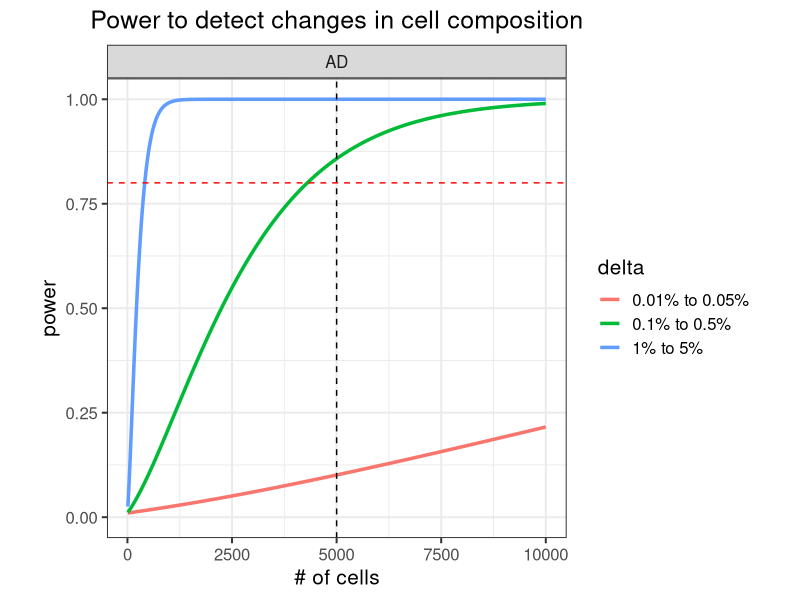
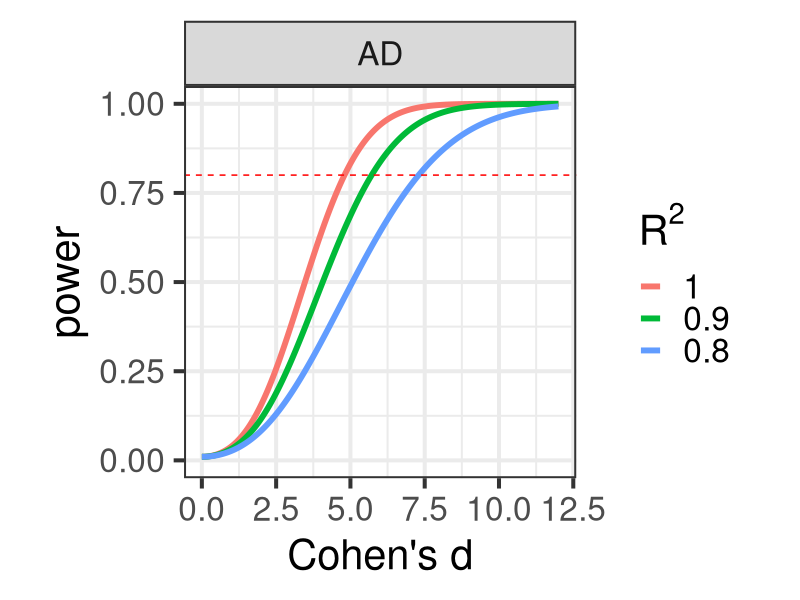
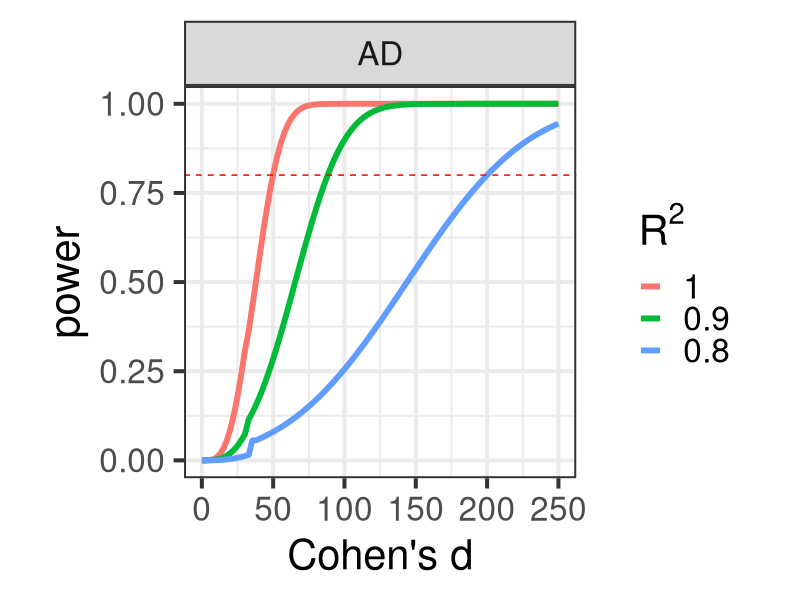

Here is the R script that generated these plots, in order:
## ---- chunk 1
library(ggplot2)
library(data.table)
library(xtable)

## ---- chunk 2
suppressPackageStartupMessages(library(knitr))
options(xtable.type="html")

knitr::opts_chunk$set(
  echo=TRUE,
  warning=FALSE,
  message=TRUE,
  error = FALSE,
  tidy = FALSE,
  cache = FALSE,
  cache.lazy = FALSE,
  dev = c("png", "pdf"), 
  fig.width=7, fig.height=7)

options(markdown.HTML.stylesheet = 'css/custom.css')
## ---- chunk 3

library(pwr)
n_samples = c(CTL = 3, AD=3)
n_cells = 5000
n_cells_max = 10000
prop_diff = list(c(0.01, 0.05), c(0.001, 0.005), c(0.0001, 0.0005))
n_cell_types = 5

getPower = function(n1, n2, p1, p2, C, n_tests){
	sSq1 = p1*(1-p1)/ C
	sSq2 = p2*(1-p2)/ C

	sigSq = ((n1-1)*sSq1 + (n2-1)*sSq2) / (n1 + n2 -2)
	d = abs(p1 - p2)/sqrt(sigSq)

	pwr.t2n.test(n1=n1, n2=n2, d=d, sig.level = 0.05/n_tests )
}

getPowerCurve = function(n1, n2){
	# for each pair of proportions
	res = lapply(prop_diff, function(prop){
		p1 = prop[1]
		p2 = prop[2]

		# for each cell number
		res = lapply( seq(10, n_cells_max, by = 3), function(C){
			res = getPower(n1, n2, p1, p2, C, n_cell_types)
			data.frame(n1, n2, p1, p2, C, d = res$d, power= res$power, delta=paste0(p1*100, '% to ', p2*100, '%'))
			})
		do.call("rbind", res)
		})
	do.call("rbind", res)
}

# for each disease
res = lapply(names(n_samples)[-1], function(ID){
	res = getPowerCurve(n_samples['CTL'], n_samples[ID])
	res$Disease = ID
	res 
})
res = do.call("rbind", res)

ggplot(res, aes(C, power, color=delta)) + geom_line(size=1.2) + theme_bw(15) + theme(aspect.ratio=1, plot.title = element_text(hjust = 0.5)) + xlab("# of cells") + ggtitle("Power to detect changes in cell composition") + ylim(0, 1) + facet_wrap(~Disease) + geom_vline(xintercept=n_cells, color="black", linetype="dashed") + geom_hline(yintercept=0.8, color="red", linetype="dashed") #+ scale_x_continuous(limits=c(0,n_cells_max), expand=c(0,0)) + scale_y_continuous(limits=c(0,1.02), expand=c(0,0))
## ---- chunk 4
# Sample size required to get 80% power
res = data.table(res)
res$Dataset = with(res, paste(Disease, delta))
tab = res[,.SD[min(which(power>.80)),],by=Dataset]
tab$Cells_per_individual = as.integer(tab$C)
print(xtable(tab[,c('Dataset', 'Cells_per_individual', 'power')], type="html"), include.rownames=FALSE)
## ---- chunk 5
n_genes = 1
n_tests = n_genes * n_cell_types

getPower = function(n1, n2, d, n_tests, rsq){
	# pwr.t2n.test(n1=n1, n2=n2, d=d, sig.level = 0.05/n_tests )

	# Compute n_Eff, need to divide by 2 becaues n is the number in each set
	N_eff = 4 / (1/n1 + 1/n2)
	pwr.t.test(n=N_eff/2 * rsq, d=d, sig.level = 0.05/n_tests )
}

getPowerCurve = function(n1, n2, n_tests, rsq){
	# for each cell number
	res = lapply( seq(0, 12, length.out=1000), function(delta){
		res = getPower(n1, n2, delta, n_tests, rsq)
		data.frame(n1, n2, d = res$d, rsq, power= res$power)
		})
	do.call("rbind", res)
}

# for each disease
res = lapply(names(n_samples)[-1], function(ID){
	res = lapply( c(.8, .9,1), function(rsq){
		res = getPowerCurve(n_samples['CTL'], n_samples[ID], n_tests, rsq)
		res$Disease = ID
		res 
	})
	do.call("rbind", res)
})
res = do.call("rbind", res)

res$rsq_text = with(res, factor(rsq, rev(sort(unique(rsq)))))
res = res[order(res$rsq, decreasing=FALSE),]

ggplot(res, aes(d, power, color=rsq_text)) + geom_line(size=2) + theme_bw(30) + theme(aspect.ratio=1, plot.title = element_text(hjust = 0.5)) + ylim(0, 1) + xlab("Cohen's d") + facet_wrap( ~ Disease) + scale_color_discrete(bquote(R^2)) + geom_hline(yintercept=0.8, color="red", linetype="dashed")
## ---- chunk 6
n_genes = 10000
n_tests = n_genes * n_cell_types

getPower = function(n1, n2, d, n_tests, rsq){
	# pwr.t2n.test(n1=n1, n2=n2, d=d, sig.level = 0.05/n_tests )

	# Compute n_Eff, need to divide by 2 becaues n is the number in each set
	N_eff = 4 / (1/n1 + 1/n2)
	pwr.t.test(n=N_eff/2 * rsq, d=d, sig.level = 0.05/n_tests )
}

getPowerCurve = function(n1, n2, n_tests, rsq){
	# for each cell number
	res = lapply( seq(0, 250, length.out=100), function(delta){
		res = getPower(n1, n2, delta, n_tests, rsq)
		data.frame(n1, n2, d = res$d, rsq, power= res$power)
		})
	do.call("rbind", res)
}

# for each disease
res = lapply(names(n_samples)[-1], function(ID){
	res = lapply( c(.8, .9,1), function(rsq){
		res = getPowerCurve(n_samples['CTL'], n_samples[ID], n_tests, rsq)
		res$Disease = ID
		res 
	})
	do.call("rbind", res)
})
res = do.call("rbind", res)

res$rsq_text = with(res, factor(rsq, rev(sort(unique(rsq)))))
res = res[order(res$rsq, decreasing=FALSE),]

ggplot(res, aes(d, power, color=rsq_text)) + geom_line(size=2) + theme_bw(30) + theme(aspect.ratio=1, plot.title = element_text(hjust = 0.5)) + ylim(0, 1) + xlab("Cohen's d") + facet_wrap( ~ Disease) + scale_color_discrete(bquote(R^2)) + geom_hline(yintercept=0.8, color="red", linetype="dashed")
## ---- chunk 7
res = data.table(res)
res$Dataset = with(res, paste(Disease, rsq))
# Sample size required to get 80% power
tab = res[,.SD[min(which(power>.80)),],by=Dataset]
print(xtable(tab[,c('Disease', 'rsq', 'power', 'd')], type="html"), include.rownames=FALSE)
## ---- chunk 8
knitr::knit_exit()
